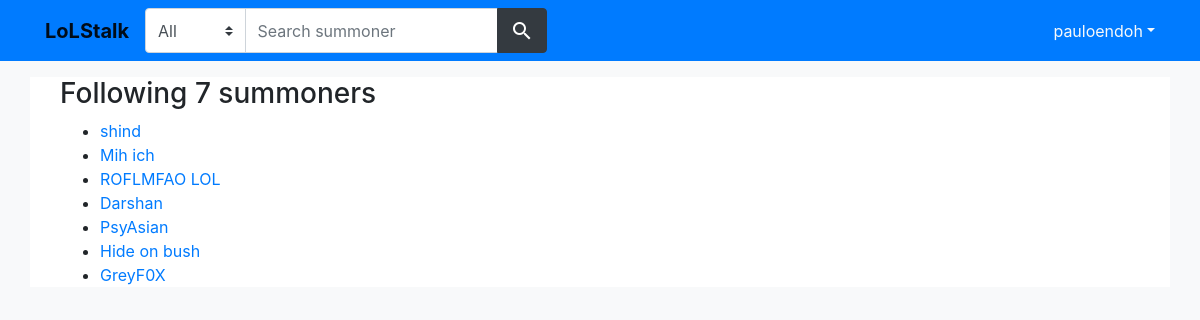
Page /following (signed in) on the committed database.
### core/models.py (models this page shows)
class Following(models.Model):
    user = models.ForeignKey(User, on_delete=models.CASCADE)
    summoner = models.ForeignKey(Summoner, on_delete=models.CASCADE)

class Summoner(models.Model):
    accountId = models.IntegerField()
    summonerId = models.IntegerField()
    region = models.CharField(max_length=5)
    name = models.CharField(max_length=18)
    profileIconId = models.IntegerField()
    revisionDate = models.FloatField()
    summonerLevel = models.IntegerField()
    leagues_updated_at = models.DateTimeField()

### core/views.py (the view)
# urls.py: path('following', views.following, name='following'),
@login_required
def following(request):
    user = request.user
    following_list = Following.objects.filter(user=user)
    return render(request, 'following.html', {"following_list": following_list})

### core/templates/following.html (shortened to what this page needs)
{% extends "base.html" %}
{% load staticfiles %}
{% load humanize %}
{% block content %}
<div class="container bg-white mt-3">
    <div class="container mb-5">
        <h3>Following {{ following_list.count }} summoner{{ following_list|length|pluralize }}</h3>
        <ul>
            {% for following in following_list %}
            <li><a href="{% url 'summoner' following.summoner.region following.summoner.name %}">{{following.summoner.name}}</a>
            </li>
            {% endfor %}
        </ul>
    </div>
</div>
{% endblock %}

### core/templates/base.html (shortened to what this page needs)
{% load staticfiles %}
<!DOCTYPE html>
<html lang="en">
<head>
    <link rel="stylesheet" href="https://maxcdn.bootstrapcdn.com/bootstrap/4.0.0/css/bootstrap.min.css"
>
    <link href="{% static 'styles/main.css' %}" rel="stylesheet">
</head>
<body class="bg-light">
<nav class="navbar navbar-expand-sm bg-primary navbar-light">
    <div class="container">
        <ul class="navbar-nav mr-auto">
            <li class="nav-item align-self-center">
                <a class="navbar-brand font-weight-bold" href="{% url 'home' %}">LoLStalk</a>
            </li>
            <li class="nav-item">
                <form method="get" action="{% url 'search' %}">
                    <div class="input-group">
                            <select class="custom-select select-region col-3" id="region" name="region">
                                <option value="" selected>All</option>
                            </select>
                        <input class="form-control col-9" type="text" class="form-control" name="nickname"
                               placeholder="Search summoner"
                               />
                        <div class="input-group-append">
                            <button class="btn btn-dark" type="submit"><i
                                    class="material-icons align-middle">search</i></button>
                        </div>
                    </div>
                </form>
            </li>
        </ul>
        {% if request.user.is_authenticated %}
        <ul class="navbar-nav">
            <li class="nav-item dropdown">
                <a class="nav-lnk dropdown-toggle no-underline text-light" href="#" id="navbardrop"
                   data-toggle="dropdown">{{ request.user.username }}</a>
            </li>
        </ul>
        {% endif %}
    </div>
</nav>
{% block content %}{% endblock %}
</body>
</html>

### core/static/styles/main.css (style rules this page uses)
.select-region { height: 45px; }

### rows in the picture
Following: summoner.name "shind"
Following: summoner.name "Mih ich"
Following: summoner.name "ROFLMFAO LOL"
Following: summoner.name "Darshan"
Following: summoner.name "PsyAsian"
Following: summoner.name "Hide on bush"
Following: summoner.name "GreyF0X"

### other values in the picture
{{ request.user.username }} "pauloendoh"
{{ following_list.count }} "7"
